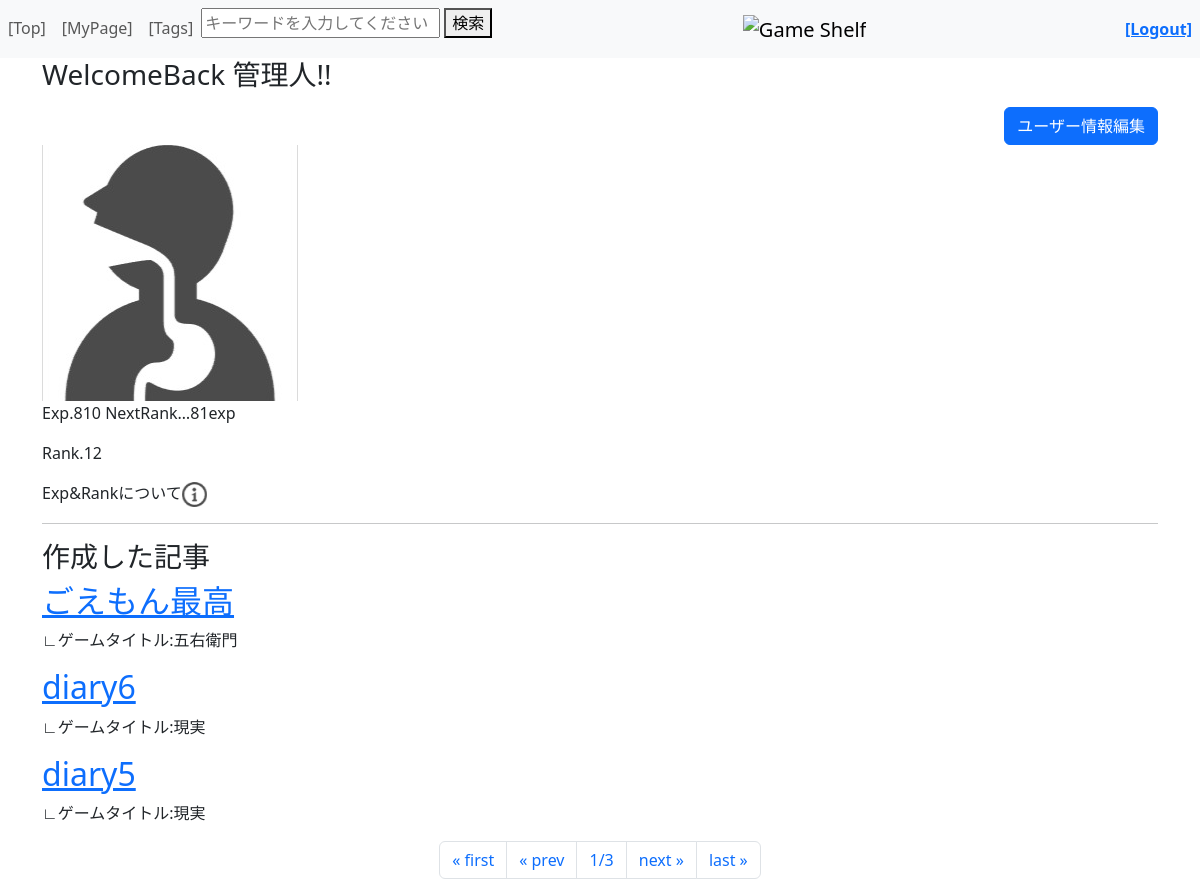
The app's page /accounts/userpage/ (signed in), older data.
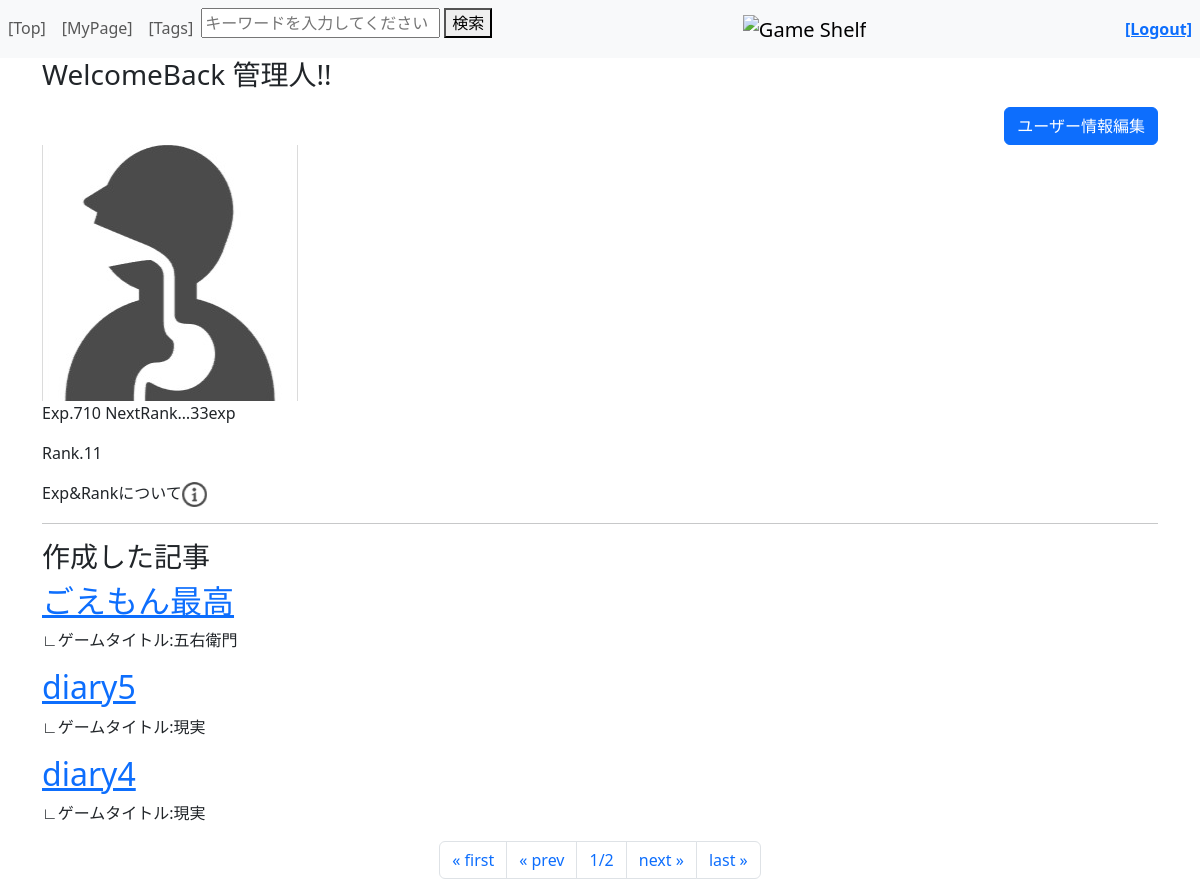
The same page, newer data.
### accounts/models.py (models this page shows)
class CustomUser(AbstractUser):
    userimage = models.ImageField(verbose_name='プロフィール画像', upload_to="media/", blank=True, null=True) #プロフ画像を管理
    exp = models.IntegerField(verbose_name='経験値', blank=True, null=True) #ユーザーの経験値を管理
    rank = models.IntegerField(verbose_name='ランク', blank=True, null=True) #ユーザーのランクを管理
    nickname = models.CharField(verbose_name='ニックネーム', max_length=10, blank=False, null=False)

### diary/models.py (models this page shows, shortened)
class Diary(models.Model):
    diary_user = models.ForeignKey(CustomUser, on_delete=models.CASCADE)
    diary_game = models.ForeignKey(Game, on_delete=models.CASCADE)
    diary_tag = models.ManyToManyField(Tag)
    diary_title = models.CharField(max_length=100)
    diary_content = models.TextField()
    diary_rating = models.IntegerField(validators=[MaxValueValidator(100)])
    diary_spoiler = models.BooleanField(default=False) #ネタバレチェック、デフォで無し側
    class Meta:
        ordering = ("-id",)

### game/models.py (models this page shows, shortened)
class Game(models.Model):
    game_tag = models.ManyToManyField(Tag)
    game_title = models.CharField(max_length=100)
    game_content = models.TextField()
    game_image = models.ImageField(upload_to="media/", blank=True, null=True)
    class Meta:
        ordering = ['-id']

### accounts/views.py (the view)
# urls.py: path('userpage/',views.userpage,name='userpage'),
def userpage(request):
    if request.user.is_authenticated: # ユーザーが認証されている場合の処理
        user_diary_all = Diary.objects.filter(diary_user=request.user) #ユーザー作成記事の情報を送付
        paginator = Paginator(user_diary_all, 3) #3つで区切る
        page_number = request.GET.get("page") #指定のページ数を格納
        user_diary = paginator.get_page(page_number) #指定ページの記事を格納
        user_diary_count = Diary.objects.filter(diary_user_id=request.user.id).count() #ユーザーの記事執筆数
        print(f"***user_diary_count:{user_diary_count}***")
        user_diary_comment_count = DiaryComment.objects.filter(diary_comment_user_id=request.user.id).count() #ユーザーの日記へのコメント数
        print(f"***user_diary_comment_count:{user_diary_comment_count}***")
        user_game_comment_count = GameComment.objects.filter(game_comment_user_id=request.user.id).count() #ユーザーのゲームへのコメント数
        print(f"***user_game_comment_count:{user_game_comment_count}***")
        latest_exp=(user_diary_count)*100 + (user_diary_comment_count + user_game_comment_count)*10 #記事執筆は10倍
        print(f"***latest_exp:{latest_exp}***")
        request.user.exp = latest_exp #経験値情報をユーザーテーブルに記録
        latest_rank_data = calculate_rank(latest_exp) #return {'rank': rank, 'remaining_exp': remaining_exp}
        latest_rank = latest_rank_data['rank']  # 'rank' キーを使ってランクを取得
        remaining_exp = latest_rank_data['remaining_exp']  # 'remaining_exp' キーを使って残り経験値を取得
        print(f"***latest_rank:{latest_rank}***")
        print(f"***remaining_exp:{remaining_exp}***")
        request.user.rank = latest_rank #ランク情報をユーザーテーブルに記録
        request.user.save() # EXP&Rank情報をセーブ
        params={
        "login_user"    :   request.user, #現在のログインユーザー情報（request.user）
        "userdiary"     :   user_diary,
        "remaining_exp" :   remaining_exp,
        }
        print(f"***ユーザーページアクセス*****User：{request.user}******")
        return render(request, 'accounts/userpage.html', params)
    else:                             # ユーザーが未認証の場合の処理
        print("*****未ログイン*****")
        messages.warning(request, "ログインして下さい")
        return redirect(to="/") #リダイレクトで飛ばす際には「/」がないとトップからの絶対パスとして認識されてしまう

### accounts/views.py (called while the page is built)
def calculate_rank(exp):
    base_exp = 100 # ランクアップに必要な経験値の基準値
    rank = 0 #ランク初期値
    exp_increase_rate = 1.2 #ランクアップに必要な経験値の増加率
    required_exp = 0
    while exp >= required_exp:
        rank += 1
        required_exp = base_exp * (exp_increase_rate ** rank)
        remaining_exp = int(required_exp - exp)
    return {'rank': rank, 'remaining_exp': remaining_exp}

### accounts/templates/accounts/userpage.html (shortened to what this page needs)
{% extends "top/layout.html" %}
{% load static %}
{% block content %}
<h3>WelcomeBack {{ login_user.nickname }}!!</h3>
<form action="{% url 'edituser'%}" method="post" class="mt-3">
    <div style="text-align: right;">
    <button class="btn btn-primary">ユーザー情報編集</button>
    </div>
</form>
{% if login_user.userimage %}
    <img src="{{ MEDIA_URL }}{{ login_user.userimage.url }}" alt="{{ login_user.nickname }}">
{% endif %}
<p>Exp.{{login_user.exp}}  NextRank…{{remaining_exp}}exp</p>
<p>Rank.{{login_user.rank}}</p>
<div class="info" title="EXP:ユーザーの活動(日記執筆、コメント追加)によって得られます。  Rank:Expが一定数溜まると上昇します。">
Exp&Rankについて<img src="../../../static/info.png" height="25">
</div>
<hr>
<h3>作成した記事</h3>
{% for diary in userdiary %}
    <div>
        <h2><a href="/diary/{{ diary.id }}">{{ diary.diary_title }}</a></h2>
        <p>∟ゲームタイトル:{{diary.diary_game.game_title}}
    </div>
{% endfor %}
<ul class="pagination justify-content-center">
    {% if userdiary.has_previous %}
    {% comment %} 先頭ページへ戻る {% endcomment %}
    <li class="page-item">
        <a class="page-link" href="?page=1">&laquo; first</a>
    </li>
    {% comment %} １つ前のページへ {% endcomment %}
    <li class="page-item">
        <a class="page-link" href="?page={{ userdiary.previous_page_number }}">&laquo; prev</a>
    </li>
    {%else%}
    <li class="page-item">
        <a class="page-link" >&laquo; first</a>
    </li>
    <li class="page-item">
        <a class="page-link" >&laquo; prev</a>
    </li>
    {%endif%}
    <li class="page-item">
        <a class="page-link">
            {{userdiary.number}}/{{userdiary.paginator.num_pages}}
        </a>
    </li>
    {% if userdiary.has_next %}
    <li class="page-item">
        <a class="page-link" href="?page={{ userdiary.next_page_number }}">next &raquo;</a>
    </li>
    <li class="page-item">
        <a class="page-link" href="?page={{ userdiary.paginator.num_pages }}">last &raquo;</a>
    </li>
    {%endif%}
</ul>
{% endblock %}

Row changes from the older to the newer data that the page shows:
removed Diary: diary_title "diary6", diary_game.game_title "現実"
changed CustomUser "管理人": exp "810" → "710"; rank "12" → "11"
now on this page (row unchanged): Diary: diary_title "diary4", diary_game.game_title "現実"
Text that changed along with them:
{{ remaining_exp }}: "81" → "33"
{{ userdiary.paginator.num_pages }}: "3" → "2"
